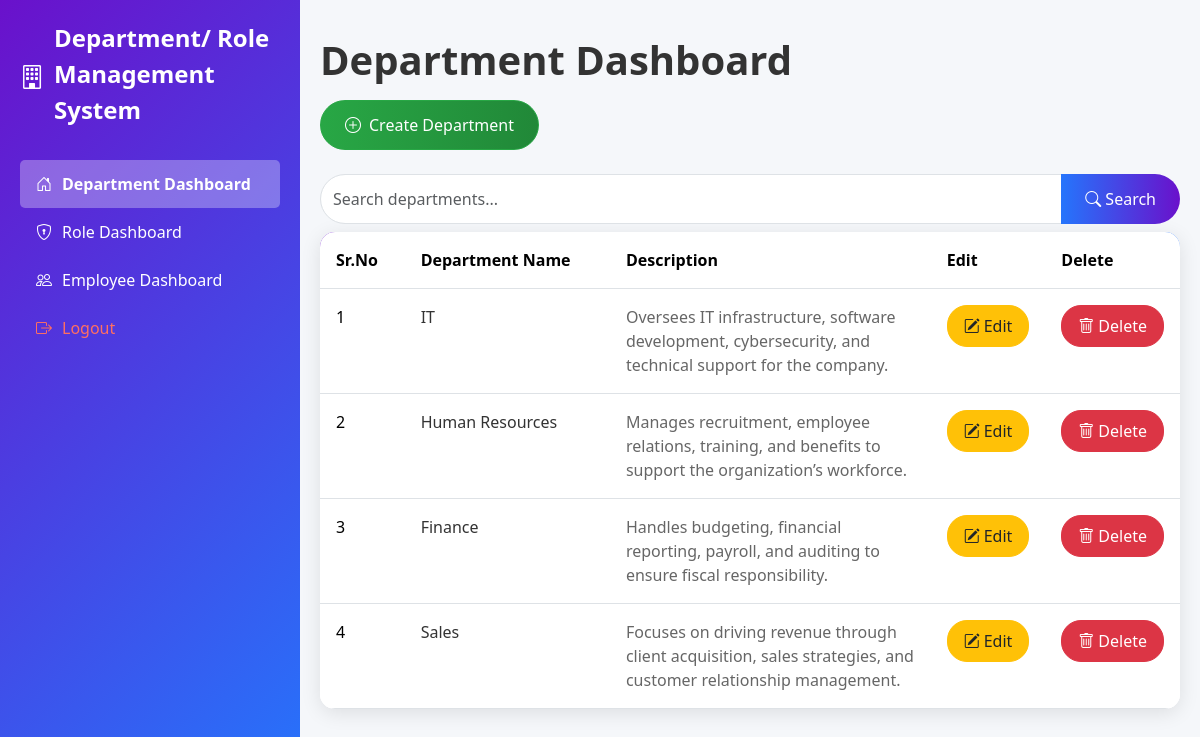
The page /departments/dashboard/ (signed in) on the database its author committed.
### departments/models.py (models this page shows, shortened)
class Department(models.Model):
    dept_id = models.AutoField(primary_key=True)
    dept_name = models.CharField(max_length=100)
    description = models.CharField(max_length=300)
    created_at = models.DateTimeField(auto_now_add=True)
    updated_at = models.DateTimeField(auto_now=True)
    status = models.BooleanField(default=True)  # True for active, False for inactive (soft delete)

### departments/views.py (the view)
# urls.py: path('dashboard/', views.dashboard, name='dashboard'),
@login_required
@admin_required
def dashboard(request):
    search_query = request.GET.get('search', '')
    if search_query:
        departments = Department.objects.filter(dept_name__icontains=search_query, status=True)
    else:
        departments = Department.objects.filter(status=True)
    return render(request, 'departments/dashboard.html', {'departments': departments})

### departments/views.py (called while the page is built)
def is_admin(user):
    return user.is_authenticated and user.is_superuser

### departments/templates/departments/dashboard.html (shortened to what this page needs)
{% extends 'base.html' %}
{% block content %}
<div class="col-15">
    <h1 class="my-3" style="font-family: 'Segoe UI', Tahoma, Geneva, Verdana, sans-serif; font-weight: 700; color: #333;">Department Dashboard</h1>
    <a href="{% url 'departments:add_department' %}" class="btn btn-create text-white mb-4 d-inline-flex align-items-center gap-2" style="background: linear-gradient(90deg, #28a745, #218838); padding: 0.75rem 1.5rem; border-radius: 25px; transition: all 0.3s ease;">
        <i class="bi bi-plus-circle"></i> Create Department
    </a>
    <form method="GET" class="mb-2">
        <div class="input-group" style="max-width: 1000px;">
            <input type="text" class="form-control" name="search" placeholder="Search departments..." value="{{ request.GET.search }}" style="border-radius: 25px 0 0 25px; padding: 0.75rem;">
            <button type="submit" class="btn btn-primary" style="background: linear-gradient(90deg, #2575fc, #6a11cb); border: none; border-radius: 0 25px 25px 0; padding: 0.75rem 1.5rem;">
                <i class="bi bi-search"></i> Search
            </button>
        </div>
    </form>
    <div class="table-container" style="background: #ffffff; border-radius: 15px; box-shadow: 0 4px 20px rgba(0, 0, 0, 0.1); overflow: hidden;">
        <table class="table table-hover mb-0" style="width: 100%;">
            <thead style="background: linear-gradient(90deg, #6a11cb, #2575fc); color: #ffffff;">
                <tr>
                    <th style="width: 10%; padding: 1rem;">Sr.No</th>
                    <th style="width: 25%; padding: 1rem;">Department Name</th>
                    <th style="width: 40%; padding: 1rem;">Description</th>
                    <th style="width: 12.5%; padding: 1rem;">Edit</th>
                    <th style="width: 12.5%; padding: 1rem;">Delete</th>
                </tr>
            </thead>
            <tbody>
                {% for dept in departments %}
                <tr style="transition: all 0.3s ease;" onmouseover="this.style.transform='scale(1.01)';" onmouseout="this.style.transform='scale(1)';" class="{% cycle 'bg-light' 'bg-white' %}">
                    <td style="padding: 1rem;">{{ forloop.counter }}</td>
                    <td style="padding: 1rem; font-weight: 500; color: #333;">{{ dept.dept_name }}</td>
                    <td style="padding: 1rem; color: #666;">{{ dept.description }}</td>
                    <td style="padding: 1rem;">
                        <a href="{% url 'departments:modify_department' dept.dept_id %}" class="btn btn-edit d-flex align-items-center justify-content-center gap-1" style="padding: 0.5rem 1rem; border-radius: 20px; transition: all 0.3s ease;" onmouseover="this.style.transform='scale(1.05)';" onmouseout="this.style.transform='scale(1)';" title="Edit Department">
                            <i class="bi bi-pencil-square"></i> Edit
                        </a>
                    </td>
                    <td style="padding: 1rem;">
                        <a href="{% url 'departments:delete_department' dept.dept_id %}" class="btn btn-delete text-white d-flex align-items-center justify-content-center gap-1" style="padding: 0.5rem 1rem; border-radius: 20px; transition: all 0.3s ease;" onmouseover="this.style.transform='scale(1.05)';" onmouseout="this.style.transform='scale(1)';" title="Delete Department">
                            <i class="bi bi-trash"></i> Delete
                        </a>
                    </td>
                </tr>
                {% endfor %}
            </tbody>
        </table>
    </div>
</div>
{% endblock %}

### departments/templates/base.html (style rules this page uses)
.btn-create { background-color: #28a745; border-color: #28a745; }
.btn-edit { background-color: #ffc107; border-color: #ffc107; }
.btn-delete { background-color: #dc3545; border-color: #dc3545; }

### rows shown on the page
Department: dept_name "IT", description "Oversees IT infrastructure, software development, cybersecurity, and technical support for the company."
Department: dept_name "Human Resources", description "Manages recruitment, employee relations, training, and benefits to support the organization’s workforce."
Department: dept_name "Finance", description "Handles budgeting, financial reporting, payroll, and auditing to ensure fiscal responsibility."
Department: dept_name "Sales", description "Focuses on driving revenue through client acquisition, sales strategies, and customer relationship management."
